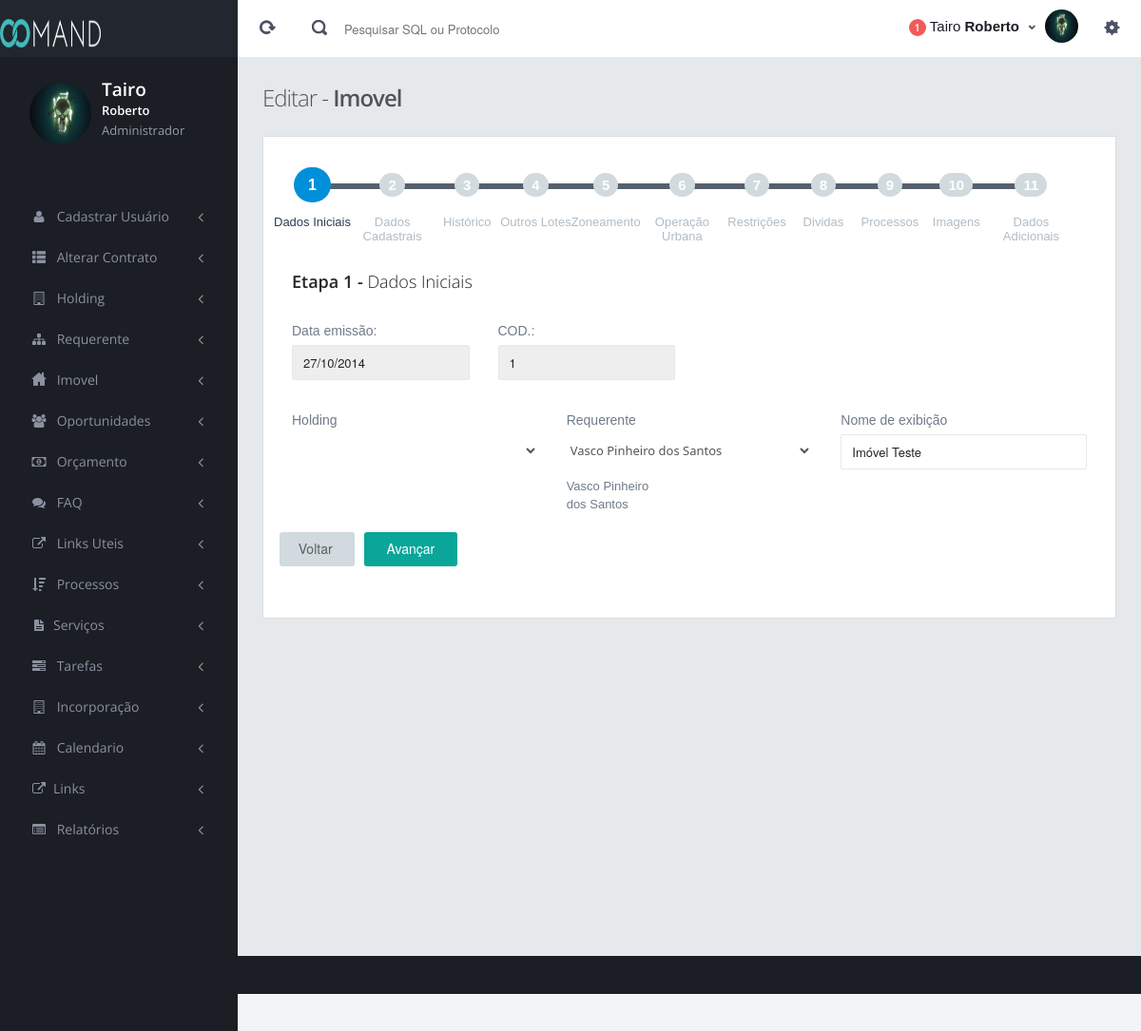
Page /sistema/imovel-atualiza.php (signed in) on the committed database.
### tables this page shows
CREATE TABLE IF NOT EXISTS `CadastraImovel` (
  `IdImovel` int(11) NOT NULL AUTO_INCREMENT,
  `DataEmissao` varchar(15) NOT NULL,
  `CodigoImovel` int(11) NOT NULL,
  `IdEmpresa` int(11) NOT NULL,
  `NomeEmpresa` varchar(255) NOT NULL,
  `IdRequerente` int(11) NOT NULL,
  `NomeRequerente` varchar(255) NOT NULL,
  `NomeExibicao` varchar(100) NOT NULL,
  `NumeroContribuinte` varchar(20) NOT NULL,
  `MatriculaContribuinte` varchar(11) NOT NULL,
  `NomeContribuinte` varchar(100) NOT NULL,
  `CnpjCpf` varchar(15) NOT NULL,
  `LocalImovel` varchar(100) NOT NULL,
  `CepImovel` varchar(10) NOT NULL,
  `CodLog` varchar(10) NOT NULL,
  `AreaTerreno` varchar(10) NOT NULL,
  `Testada` varchar(10) NOT NULL,
  `AreaConstruida` varchar(10) NOT NULL,
  `FracaoIdeal` varchar(10) NOT NULL,
  `AnoConstrucao` varchar(10) NOT NULL,
  `UsoImovel` varchar(50) NOT NULL,
  `ZonaLei13885` varchar(50) NOT NULL,
  `CaBasicoLei13885` varchar(50) NOT NULL,
  `DistritoLei13885` varchar(50) NOT NULL,
  `SubPrefeituraLei13885` varchar(100) NOT NULL,
  `CaMaximoLei13885` varchar(50) NOT NULL,
  `GabaritoLei13885` varchar(50) NOT NULL,
  `ToImovelLei13885` varchar(50) NOT NULL,
  `TxPermLei13885` varchar(30) NOT NULL,
  `LargViaLei13885` varchar(30) NOT NULL,
  `ClassificacaoViaLei13885` varchar(50) NOT NULL,
  `PagGeomapasLei13885` varchar(100) NOT NULL,
  `ZonaLei16050` varchar(50) NOT NULL,
  `CaBasicoLei16050` varchar(50) NOT NULL,
  `DistritoLei16050` varchar(50) NOT NULL,
  `SubPrefeituraLei16050` varchar(100) NOT NULL,
  `CaMaximoLei16050` varchar(50) NOT NULL,
  `GabaritoLei16050` varchar(50) NOT NULL,
  `ToImovelLei16050` varchar(50) NOT NULL,
  `TxPermLei16050` varchar(50) NOT NULL,
  `LargViaLei16050` varchar(50) NOT NULL,
  `ClassificacaoViaLei16050` varchar(50) NOT NULL,
  `PagGeomapasLei16050` varchar(100) NOT NULL,
  `ComentariosZoneamento` text NOT NULL,
  `SituacaoOperacaoUrbana` varchar(10) NOT NULL,
  `ComentariosOperacaoUrbana` text NOT NULL,
  `ExerciciosIptu` varchar(50) NOT NULL,
  `ValorTolalIptu` varchar(20) NOT NULL,
  `ExerciciosMultas` varchar(50) NOT NULL,
  `ValorTolalMultas` varchar(20) NOT NULL,
  `TotalExercicios` varchar(20) NOT NULL,
  `ComentariosDividas` text NOT NULL,
  `QuadraFiscal` varchar(300) NOT NULL,
  `Geomapas` varchar(300) NOT NULL,
  `ImagemLocal` varchar(300) NOT NULL,
  `ImagemMapa` text NOT NULL,
  `ImagemLei` varchar(255) NOT NULL,
  `SituacaoImovel` varchar(255) NOT NULL,
  PRIMARY KEY (`IdImovel`)
);

CREATE TABLE IF NOT EXISTS `CadastroRequerente` (
  `IdRequerente` int(11) NOT NULL AUTO_INCREMENT,
  `Nome` varchar(100) NOT NULL,
  `Cpf` varchar(20) NOT NULL,
  `Rg` varchar(20) NOT NULL,
  `Endereco` varchar(100) NOT NULL,
  `Numero` varchar(20) NOT NULL,
  `Bairro` varchar(100) NOT NULL,
  `Municipio` varchar(100) NOT NULL,
  `Cep` varchar(10) NOT NULL,
  `Telefone1` varchar(14) NOT NULL,
  `Telefone2` varchar(14) NOT NULL,
  `Celular` varchar(14) NOT NULL,
  `Email` varchar(100) NOT NULL,
  `SenhaWeb` varchar(50) NOT NULL,
  PRIMARY KEY (`IdRequerente`)
);

### sistema/includes/php/conexao/Conexao.class.php (called while the page is built, shortened)
<?php
   class Conexao {
   private $sql = "";
   function executarQuery(){
      $query = mysql_query($this->sql) or die ($this->mensagem(mysql_error()));
      return $query;
   }
}

### sistema/imovel-atualiza.php (the view, shortened to what this page needs)
<?php
include('includes/php/conexao/Conexao.class.php');
include("permissoes.php");
?>
<!DOCTYPE html>
<html>
<head>
<link href="assets/plugins/pace/pace-theme-flash.css" rel="stylesheet" type="text/css" media="screen"/>
<link href="assets/plugins/bootstrap-tag/bootstrap-tagsinput.css" rel="stylesheet" type="text/css"/>
<link href="assets/plugins/dropzone/css/dropzone.css" rel="stylesheet" type="text/css"/>
<link href="assets/plugins/dropzone/css/basic.css" rel="stylesheet" type="text/css"/>
<link href="assets/plugins/bootstrap-wysihtml5/bootstrap-wysihtml5.css" rel="stylesheet" type="text/css"/>
<link href="assets/plugins/bootstrap-datepicker/css/datepicker.css" rel="stylesheet" type="text/css" />
<link href="assets/plugins/bootstrap-timepicker/css/bootstrap-timepicker.css" rel="stylesheet" type="text/css" />
<link href="assets/plugins/bootstrap-colorpicker/css/bootstrap-colorpicker.css" rel="stylesheet" type="text/css" />
<link rel="stylesheet" href="assets/plugins/ios-switch/ios7-switch.css" type="text/css" media="screen">
<link href="assets/plugins/bootstrap-select2/select2.css" rel="stylesheet" type="text/css" media="screen"/>
<link href="assets/plugins/jquery-slider/css/jquery.sidr.light.css" rel="stylesheet" type="text/css" media="screen"/>
<link href="assets/plugins/boostrapv3/css/bootstrap.min.css" rel="stylesheet" type="text/css"/>
<link href="assets/plugins/boostrapv3/css/bootstrap-theme.min.css" rel="stylesheet" type="text/css"/>
<link href="assets/plugins/font-awesome/css/font-awesome.css" rel="stylesheet" type="text/css"/>
<link href="assets/css/animate.min.css" rel="stylesheet" type="text/css"/>
<link href="assets/css/style.css" rel="stylesheet" type="text/css"/>
<link href="assets/css/responsive.css" rel="stylesheet" type="text/css"/>
<link href="assets/css/custom-icon-set.css" rel="stylesheet" type="text/css"/>
<link href="assets/plugins/boostrap-slider/css/slider.css" rel="stylesheet" type="text/css"/>
</head>
<body class="" >
      </div>
  </div>
</div>
    <div class="page-content">
            <div class="content">
              <div class="page-title">
                <h3>Editar - <span class="semi-bold">Imovel</span></h3>
              </div>
              <div class="row">
        <div class="col-md-12">
          <div class="grid simple">
          <?php
                        $buscarImovel = new Conexao();
                        $buscarImovel->conectar();
                        $buscarImovel->selecionarDB();
                        if (isset($_POST['IdImovelAux'])) {
                          $IdImovel = $_POST['IdImovelAux'];
                        }else{
                          $IdImovel = 1;
                        }
                        $buscarImovel->set('sql',"SELECT  * FROM CadastraImovel WHERE IdImovel = '$IdImovel'");
                        $retornoImovel = mysql_fetch_object($buscarImovel->executarQuery());  ?>
              <div class="grid-body ">
              <div class="row">
                <form id="commentForm" name="commentForm" enctype="multipart/form-data" method="post" action="includes/php/AtualizaImovel.php">
                  <div id="rootwizard" class="col-md-24">
                    <div class="form-wizard-steps">
                      <ul class="wizard-steps">
                        <li data-target="#step1" class=""> <a href="#tab1" data-toggle="tab"> <span class="step">1</span> <span class="title">Dados Iniciais</span> </a> </li>
                        <li data-target="#step2" class=""> <a href="#tab2" data-toggle="tab"> <span class="step">2</span> <span class="title">Dados Cadastrais</span> </a> </li>
                        <li data-target="#step3" class=""> <a href="#tab3" data-toggle="tab"> <span class="step">3</span> <span class="title">Histórico</span> </a> </li>
                        <li data-target="#step4" class=""> <a href="#tab4" data-toggle="tab"> <span class="step">4</span> <span class="title">Outros Lotes</span> </a> </li>
                        <li data-target="#step5" class=""> <a href="#tab5" data-toggle="tab"> <span class="step">5</span> <span class="title">Zoneamento</span> </a> </li>
                        <li data-target="#step6" class=""> <a href="#tab6" data-toggle="tab"> <span class="step">6</span> <span class="title">Operação Urbana</span> </a> </li>
                        <li data-target="#step7" class=""> <a href="#tab7" data-toggle="tab"> <span class="step">7</span> <span class="title">Restrições</span> </a> </li>
                        <li data-target="#step8" class=""> <a href="#tab8" data-toggle="tab"> <span class="step">8</span> <span class="title">Dividas</span> </a> </li>
                        <li data-target="#step9" class=""> <a href="#tab9" data-toggle="tab"> <span class="step">9</span> <span class="title">Processos <br></span></a></li>
                        <li data-target="#step10" class=""> <a href="#tab10" data-toggle="tab"> <span class="step">10</span> <span class="title">Imagens</span> </a>
                        </li>
                         <li data-target="#step11" class=""> <a href="#tab11" data-toggle="tab"> <span class="step">11</span> <span class="title">Dados Adicionais</span> </a>
                        </li>
                      </ul>
                      <div class="clearfix"></div>
                    </div>
              <div class="tab-content">
                      <div class="tab-pane" id="tab1"> <br>
                        <h4 class="semi-bold">Etapa 1 - <span class="light">Dados Iniciais</span></h4>
                        <br>
                        <div class="row form-row">
                      <div class="col-md-3">
                        <label class="form-label">Data emissão:</label>
                        <div class="controls">
                          <input type="text" placeholder="20/06/2014" class="form-control" readonly="true"
                          		name="DataEmissao" id="DataEmissao" value="<?php echo $retornoImovel->DataEmissao; ?>">
                        </div>
                      </div>
                      <div class="col-md-3">
                        <label class="form-label">COD.:</label>
                        <div class="controls">
                        <input type="text" class="form-control" readonly="true"
                                  name="CodigoImovel" id="CodigoImovel" value="<?php echo $retornoImovel->CodigoImovel; ?>">
                        </div>
                      </div>
                    </div>
                   <div class="row form-row">
                   	<div class="col-md-4">
                    	 <br>
                  <label class="form-label">Holding</label>
                   <select name="SelectHolding" id="SelectHolding" class="select2 form-control" >
                   <?php
                        $buscar = new Conexao();
                        $buscar->conectar();
                        $buscar->selecionarDB();
                        $buscar->set('sql',"SELECT * FROM CadastroHolding WHERE IdEmpresa = '$retornoImovel->IdEmpresa' ");
                        $retorno=mysql_fetch_array($buscar->executarQuery()); ?>
                        <option value="<?php echo $retorno['IdEmpresa'] ?>"><?php echo $retorno['RazaoSocial'] ?></option>
                        <?php
	                        $buscar = new Conexao();
	                        $buscar->conectar();
	                        $buscar->selecionarDB();
	                       $buscar->set('sql',"SELECT * FROM CadastroHolding ");
	                        $query= $buscar->executarQuery();
	                       while($retorno=mysql_fetch_array($query)) {
	                      ?>
	                        <option value="<?php echo $retorno['IdEmpresa'] ?>"> <?php echo $retorno['RazaoSocial'] ?>
	                        </option>
                        <?php } ?>
                     </select>
                    </div>
                    <div class="col-md-4">
                     <br>
                    <label class="form-label">Requerente</label>
                   <select name="SelectRequerente" id="SelectRequerente"  class="select2 form-control"  >
                   <?php
                        $buscar2 = new Conexao();
                        $buscar2->conectar();
                        $buscar2->selecionarDB();
                        $buscar2->set('sql',"SELECT IdRequerente, Nome FROM CadastroRequerente
                                                                       WHERE IdRequerente = '$retornoImovel->IdRequerente'");
                        $retorno1=mysql_fetch_array($buscar2->executarQuery()); ?>
                        <option value="<?php echo $retorno1['IdRequerente'] ?>"><?php echo $retorno1['Nome'] ?></option>
                      </select>
                    </div>
                    <div class="col-md-4">
                     <br>
                    <label class="form-label">Nome de exibição</label>
                   <input name="NomeExibicao" id="NomeExibicao" type="text"  class="form-control" placeholder="Nome de exibição"
                              value="<?php echo $retornoImovel->NomeExibicao; ?>">
                    </div>
                   </div>
                      </div>
                      <ul class=" wizard wizard-actions">
                        <li class="previous"><a href="javascript:;" class="btn">&nbsp;&nbsp;Voltar &nbsp;&nbsp;</a></li>
                        <li class="next" ><a href="javascript:;" class="btn btn-primary">&nbsp;&nbsp; Avançar &nbsp;&nbsp;</a></li>
                      </ul>
                    </div>
                  </div>
                                  </form>
              </div>
            </div>
          </div>
        </div>
 	 </div>
    </div>
  </div>
  <span class=" "><a href="#tab1" data-toggle="tab"><span class="title">Dados Iniciais</span></a></span>
     <div class="form-actions">
</body>
</html>

### sistema/assets/css/responsive.css (style rules this page uses)
@media (min-width: 980px) { .page-content { margin-left: 250px; min-height: 1006px; } }

### rows in the picture
cadastraimovel: DataEmissao "27/10/2014", CodigoImovel "1", NomeExibicao "Imóvel Teste"
cadastrorequerente: SelectRequerente "Vasco Pinheiro dos Santos"

### other values in the picture
$nome[0] "Tairo"
$nome[1] "Roberto"
$UsuarioTipo "Administrador"
